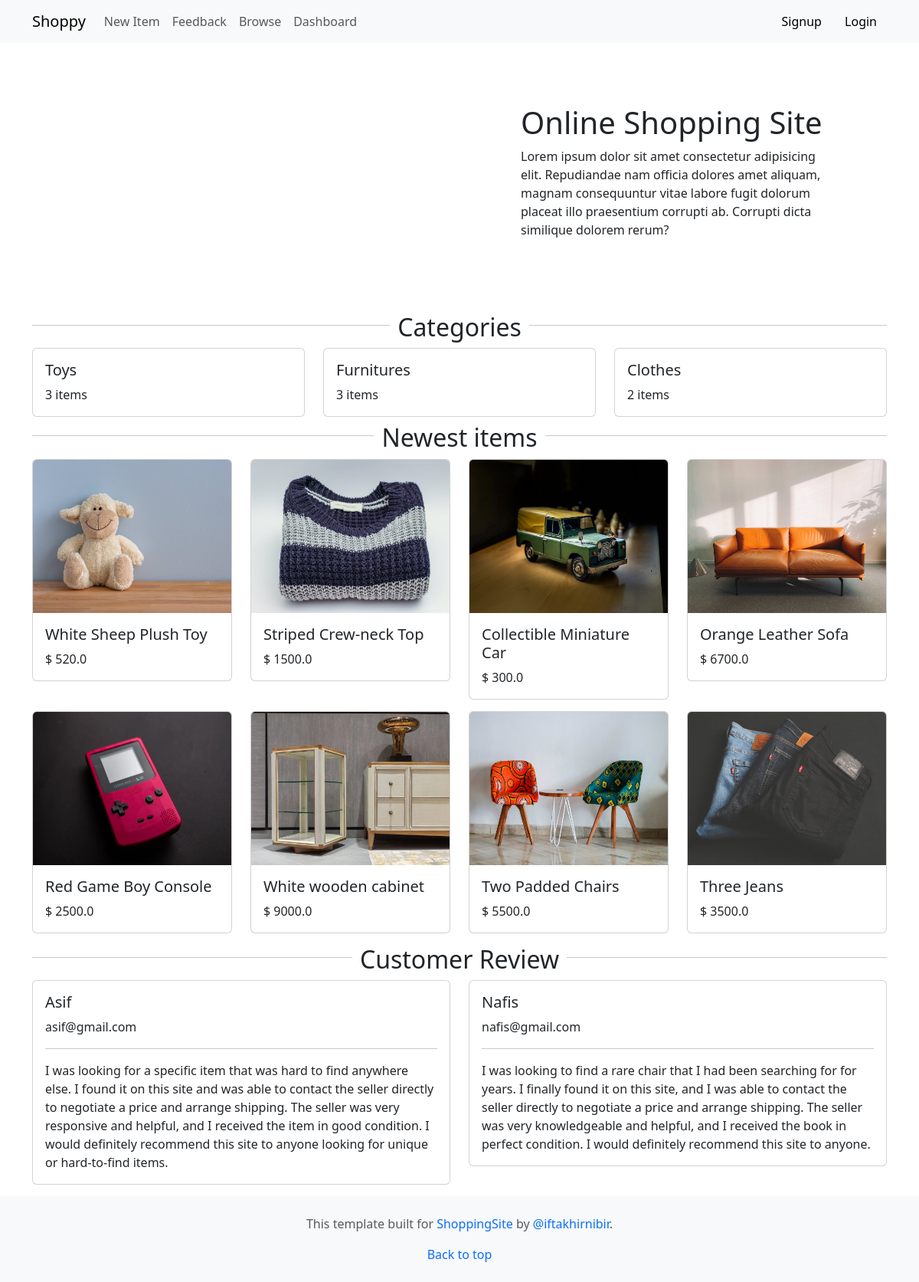
Before: / with the older database file.
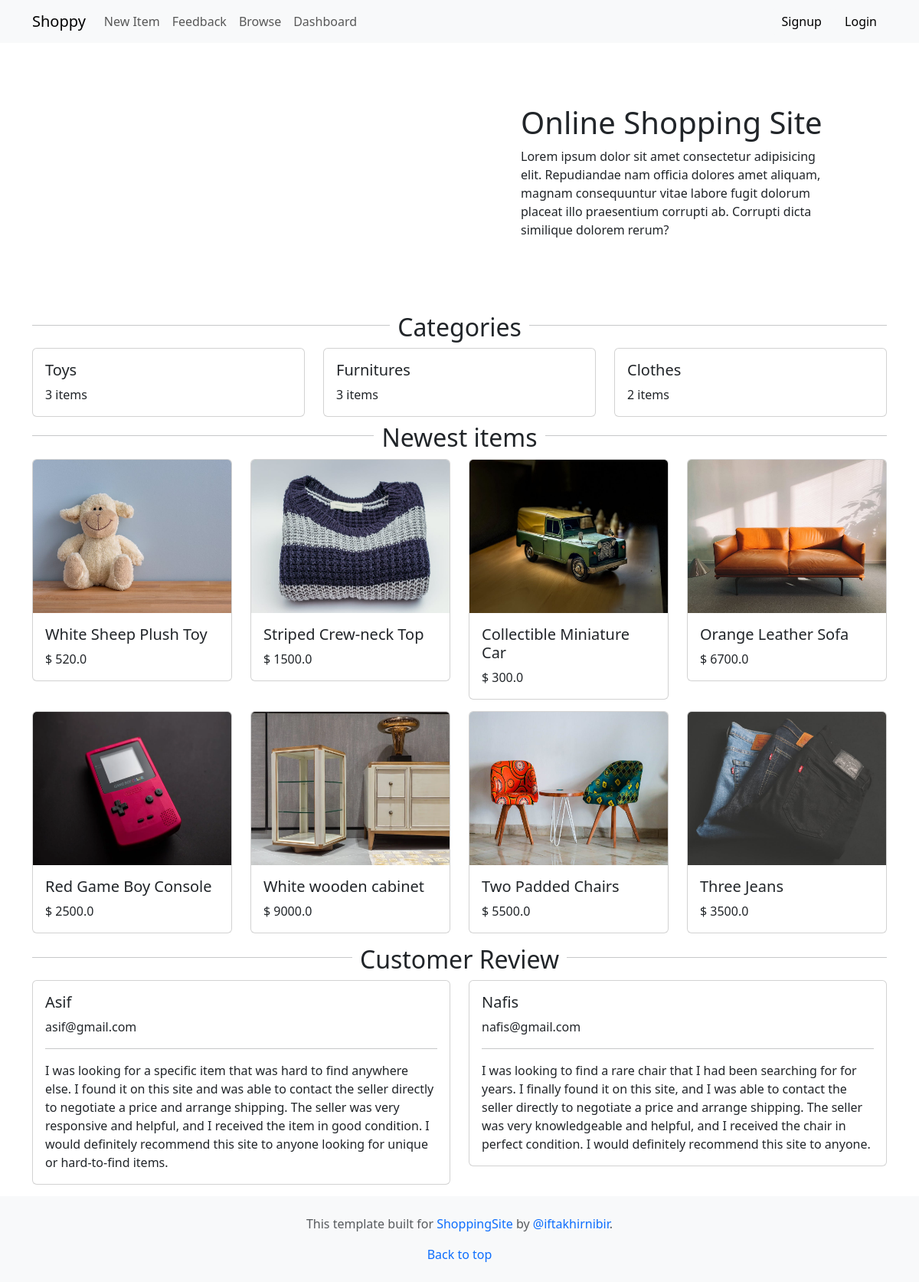
After: the same page with the newer database file.
### core/models.py (models this page shows, shortened)
class Review(models.Model):
    name = models.CharField(max_length=255)
    email = models.EmailField()
    message = models.TextField()
    is_viewed = models.BooleanField(default=False)

### core/views.py (the view)
# urls.py: path("", views.index, name="index"),
def index(request):
    items = Item.objects.filter(is_sold=False)[0:8] #because we don't want product that is sold
    categories = Category.objects.all()
    reviews = Review.objects.filter(is_viewed=True)
    return render(request, 'index.html', {
        'categories': categories,
        'items': items,
        'reviews': reviews,
    })

### core/templates/index.html (shortened to what this page needs)
{% extends 'base.html' %}
{% block content %}
<div class="container">
  <div class="row">
      <div class="col-md-6">
      </div>
      <div style="padding: 80px;" class="col-md-6">
          <h1 class="mt-4 mt-md-0">Online Shopping Site</h1>
          <p>
              Lorem ipsum dolor sit amet consectetur adipisicing elit. Repudiandae nam officia dolores amet aliquam, magnam consequuntur vitae labore fugit dolorum placeat illo praesentium corrupti ab. Corrupti dicta similique dolorem rerum?
          </p>
      </div>
  </div>
</div>
<div style="display: flex;">
<hr style="flex-grow: 1;">
<h2 style="text-align: center; margin: 0 10px; margin-bottom: 8px;" >Categories</h2>
<hr style="flex-grow: 1;">
</div>
<div style="margin-bottom: 8px;" class="categories">
    <div class="row">
      {% for category in categories %}
      <div class="col-md-4">
          <div class="card">
              <div class="card-body">
                  <h5 class="card-title">{{category.name}}</h5>
                  <p class="card-text">{{category.items.count}} items</p>
              </div>
          </div>
      </div>
      {% endfor %}
  </div>
  </div>
<div style="display: flex;">
    <hr style="flex-grow: 1;">
    <h2 style="text-align: center; margin: 0 10px; margin-bottom: 8px;" >Newest items</h2>
    <hr style="flex-grow: 1;">
</div>
<div class="item">
  <div class="row">
    {% for item in items %}
    <div class="col-md-3">
        <a style="text-decoration: none;" href="{% url 'item:detail' item.id %}">
        <div class="card" style="margin-bottom: 15px;">
            <img src="{{item.image.url}}" class="card-img-top" alt="Image 1" width="200px" height="200px">
            <div class="card-body">
                <h5 class="card-title">{{item.name}}</h5>
                <p class="card-text">$ {{item.price}}</p>
            </div>
        </div>
    </a>
    </div>
    {% endfor %}
</div>
</div>
  <div class="reviews">
    <div style="display: flex; margin-bottom: 8px;">
        <hr style="flex-grow: 1">
        <h2 style="text-align: center; margin: 0 10px;">Customer Review</h2>
        <hr style="flex-grow: 1">
    </div>
    <div class="row" style="margin-bottom: 15px;">
      {% for review in reviews %}
        <div class="col-sm-6 mb-3 mb-sm-0">
          <div class="card">
            <div class="card-body">
              <h5 class="card-title"><sub></sub> {{review.name}}</h5>
              <p>{{review.email}}</p>
              <hr>
              <p class="card-text">{{review.message}}</p>
            </div>
          </div>
        </div>
        {% endfor %}
      </div>
  </div>
{% endblock %}

Changed rows visible on the page:
changed Review "Nafis": message "…and I received the book in perfect condition. I…" → "…and I received the chair in perfect condition. I…"
